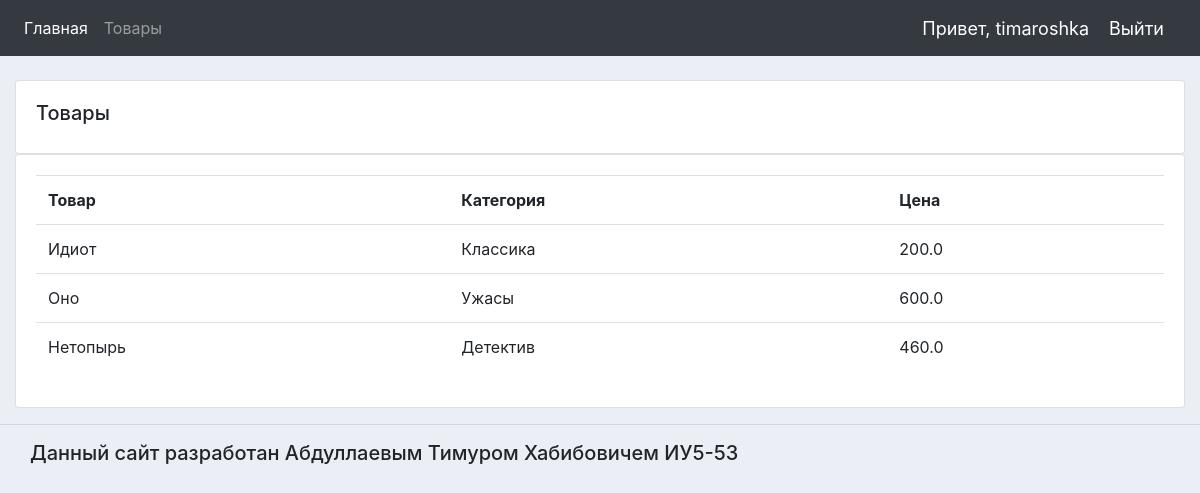
Screenshot of /products/ (signed in) with the database file from the repository.
### accounts/models.py (models this page shows, shortened)
class Product(models.Model):
    CATEGORY = (
        ('Классика', 'Классика'),
        ('Драма', 'Драма'),
        ('Детектив', 'Детектив'),
        ('Ужасы', 'Ужасы')
    )
    name = models.CharField(max_length=200, null=True)
    author = models.CharField(max_length=200, null=True)
    price = models.FloatField(null = True)
    category = models.CharField(max_length=200, null=True, choices=CATEGORY)
    description = models.CharField(max_length=200, null=True, blank=True)
    date_created = models.DateTimeField(auto_now_add=True, null=True)
    tags = models.ManyToManyField(Tag)

### accounts/decorators.py (the view)
        def wrapper_func(request, *args, **kwargs):
            group = None
            if request.user.groups.exists():
                group = request.user.groups.all()[0].name
            if group in allowed_roles:
                return view_func(request, *args, **kwargs)
            else:
                return HttpResponse('Доступ запрещен!')

### accounts/views.py (called while the page is built)
@login_required(login_url='login')
@allowed_users(allowed_roles='Администратор')
def products(request):
	products = Product.objects.all()
	return render(request, 'accounts/products.html', {'products': products})

### accounts/templates/accounts/products.html
{%  extends 'accounts/main.html' %}
{% block content %}
		<br>
		<div class="row">
			<div class="col-md">
				<div class="card card-body">
					<h5>Товары</h5>
				</div>
				<div class="card card-body">
					<table class="table">
						<tr>
							<th>Товар</th>
							<th>Категория</th>
							<th>Цена</th>
						</tr>
						{% for i in products%}
						<tr>
							<td>{{i.name}}</td>
							<td>{{i.category}}</td>
							<td>{{i.price}}</td>
						</tr>
						{% endfor %}
					</table>
				</div>
			</div>
		</div>
{% endblock content %}

### accounts/templates/accounts/navbar.html (shortened to what this page needs)
{% load static %}
<nav class="navbar navbar-expand-lg navbar-dark bg-dark">
  <div class="collapse navbar-collapse" id="navbarNav">
    <ul class="navbar-nav">
      {% if request.user.is_staff %}
      <li class="nav-item active">
        <a class="nav-link" href="{% url 'home' %}">Главная</a>
      </li>
      <li class="nav-item">
        <a class="nav-link" href="{% url 'products' %}">Товары</a>
      </li>
      {% else %}
       <li class="nav-item">
        <a class="nav-link" href="{% url 'account' %}">Настройки</a>
      </li>
      {% endif %}
    </ul>
  </div>
  <span class="hello-msg">Привет, {{request.user}}</span>
  <span><a class="hello-msg" href="{% url 'logout' %}">Выйти</a></span>
</nav>

### accounts/static/css/main.css (style rules this page uses)
body { background-color: #ebeff5; }

### accounts/templates/accounts/navbar.html (style rules this page uses)
.hello-msg { font-size: 18px; color: white; margin-right:20px; }

### rows the page displays
Product: name "Идиот", category "Классика", price "200.0"
Product: name "Оно", category "Ужасы", price "600.0"
Product: name "Нетопырь", category "Детектив", price "460.0"

### other values shown
{{ request.user }} "timaroshka"
